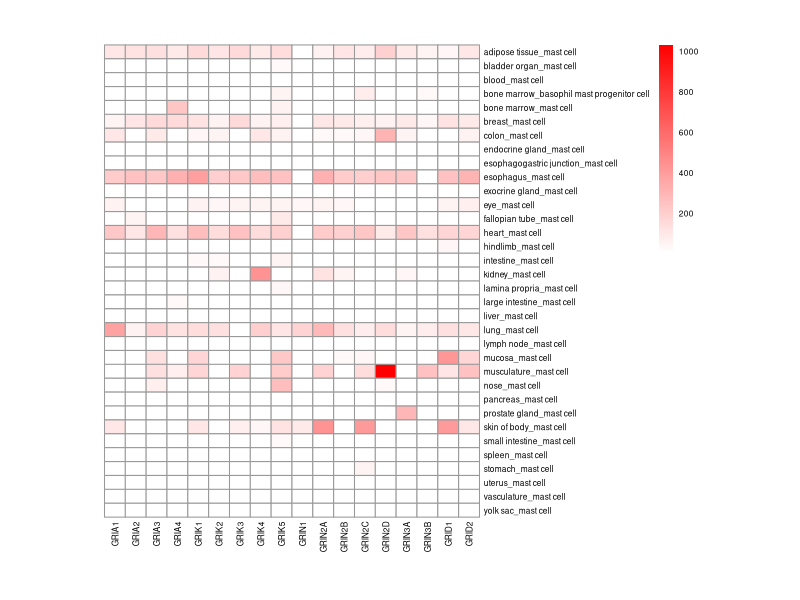

Here is the R script that generated this plot:
# Load necessary libraries
library(ggplot2)
library(dplyr)
library(tidyr)
library(pheatmap) 

setwd("/ix/djishnu/Swapnil/kaplanAnalysis/GluK2_MC/")

# Load the data
data <- read.csv("03_relevent_data_objects/01_transcriptome/human_mast_cells/CELLxGENE_gene_expression_082524.csv",comment.char = "#")

# Combine Tissue and Cell Type into a new column tissue_celltype
heatmap_data <- data  %>% 
        select(Tissue, Cell.Type , Gene.Symbol, Expression) %>%
        filter(Cell.Type != "aggregated") %>%
        mutate(Expression = replace_na(Expression, 0), tissue_celltype = paste(Tissue, Cell.Type, sep = "_")) %>%
        select(tissue_celltype, Gene.Symbol, Expression) %>%
        pivot_wider(names_from = Gene.Symbol, values_from = Expression)



TPM_Joint_matrix <- 10^as.matrix(heatmap_data[-1])
rownames(TPM_Joint_matrix) = heatmap_data$tissue_celltype
pheatmap(TPM_Joint_matrix, cluster_rows = FALSE, cluster_cols = FALSE, show_rownames = TRUE, show_colnames = TRUE, angle_col = "90",
         fontsize = 6, cellwidth = 15, cellheight = 10, color = colorRampPalette(c("white", "red"))(100),
         units = "in", res = 300)